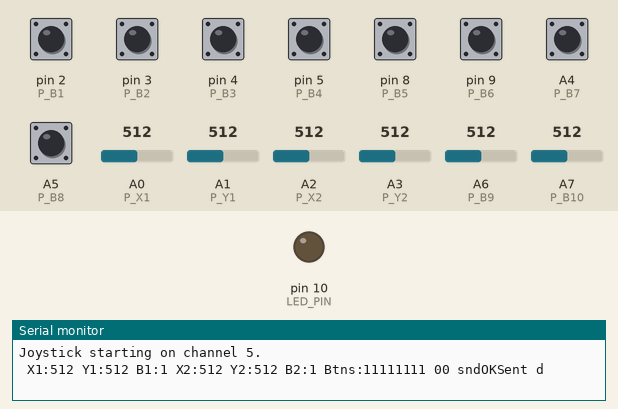
Recording of a sketch running on a simulated Arduino Nano, built with avr-gcc and run on an emulated ATmega328P. On the bench: output pins drawn as LEDs (lit = HIGH), the last lines printed to the serial monitor. Inputs (shaded band) come from the test bench; at power-on: A4 (P_B7), A5 (P_B8), pin 2 (P_B1), pin 3 (P_B2), pin 4 (P_B3), pin 5 (P_B4), pin 8 (P_B5), pin 9 (P_B6) HIGH, A0 (P_X1) = 512, A1 (P_Y1) = 512, A2 (P_X2) = 512, A3 (P_Y2) = 512, A6 (P_B9) = 512, A7 (P_B10) = 512. No radio packets arrive unless stated.

Above: at 0.01 s.
At 1.2 s:
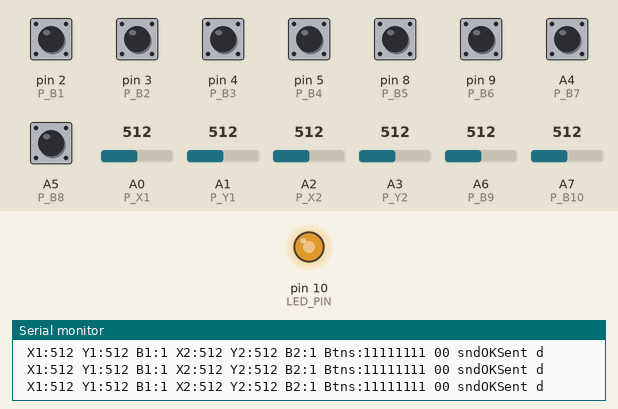
1.3 s: A0 (P_X1) set to 111
4.3 s: A0 (P_X1) set to 89
7.3 s: A1 (P_Y1) set to 105
8.8 s: A1 (P_Y1) set to 94
Timing chart, 0 to 11.8 s (numbered marks = the images above; inputs shaded):
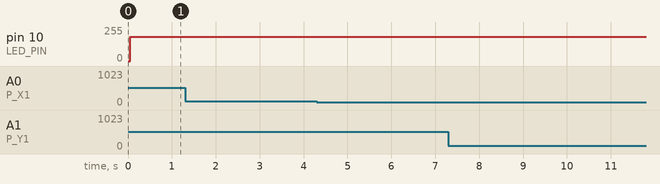

The sketch:

joystick.ino
```cpp
#define P_X1 A0
#define P_Y1 A1
#define P_X2 A2
#define P_Y2 A3
#define P_B1 2
#define P_B2 3
#define P_B3 4
#define P_B4 5
#define P_B5 8
#define P_B6 9
#define P_B7 A4
#define P_B8 A5
#define P_B9 A6
#define P_B10 A7
#define MAX_BUTTONS 11 // array starts at 0, but we're only using 1-10
#define LED_PIN 10


#include <SPI.h>
#include "RF24.h"

/* Hardware configuration: Set up nRF24L01 radio on SPI bus plus pins 7 & 8 */
RF24 radio(6,7);
#define RADIO_CHANNEL 5
byte addresses[][6] = {"1abcd","2abcd"};

struct t_data {
  uint16_t msg_id;
  int16_t x1;
  int16_t y1;
  int16_t x2;
  int16_t y2;
  bool button[MAX_BUTTONS];
};

t_data d;
uint16_t msg_id;
unsigned long response;

void setup() {
  // put your setup code here, to run once:
  int i;

  Serial.begin(115200);
  Serial.print("Joystick starting on channel ");
  Serial.print( RADIO_CHANNEL );
  Serial.println(".");

  pinMode(LED_PIN, OUTPUT);

  pinMode( P_X1, INPUT );
  pinMode( P_Y1, INPUT );
  pinMode( P_B1, INPUT_PULLUP );
  pinMode( P_X2, INPUT );
  pinMode( P_Y2, INPUT );
  pinMode( P_B2, INPUT_PULLUP );
  pinMode( P_B3, INPUT_PULLUP );
  pinMode( P_B4, INPUT_PULLUP );
  pinMode( P_B5, INPUT_PULLUP );
  pinMode( P_B6, INPUT_PULLUP );
  pinMode( P_B7, INPUT_PULLUP );
  pinMode( P_B8, INPUT_PULLUP );
  pinMode( P_B9, INPUT_PULLUP );
  pinMode( P_B10, INPUT_PULLUP );

  radio.begin();
//  radio.setPayloadSize(sizeof(t_data));
  radio.setPALevel(RF24_PA_HIGH);
  radio.openWritingPipe(addresses[0]);
  radio.openReadingPipe(1,addresses[1]);
  radio.setChannel(RADIO_CHANNEL);
  radio.stopListening();

  d.x1=0;
  d.y1=0;
  d.x2=0;
  d.y2=0;
  for( i=0; i<MAX_BUTTONS; i++) {
    d.button[i] = 0;
  }
  msg_id = 0;
}

void loop() {
  // put your main code here, to run repeatedly:
  int x1,y1, x2, y2;
  bool b1,b2,b3,b4,b5,b6,b7,b8,b9,b10;
  int response;
  digitalWrite(LED_PIN, HIGH);

  x1 = analogRead( P_X1 );
  y1 = analogRead( P_Y1 );
  b1 = digitalRead( P_B1 );

  x2 = analogRead( P_X2 );
  y2 = analogRead( P_Y2 );
  b2 = digitalRead( P_B2 );

  b3 = digitalRead( P_B3 );
  b4 = digitalRead( P_B4 );
  b5 = digitalRead( P_B5 );
  b6 = digitalRead( P_B6 );
  b7 = digitalRead( P_B7 );
  b8 = digitalRead( P_B8 );

  // Pins analog 6 and analog 7 do not have internal pullups!
  // they need explicit resistors added in the circuit.
  //b9 = digitalRead( P_B9 );
  //b10 = digitalRead( P_B10 );
  b9 = analogRead( P_B9 ) > 250 ? 1 : 0;
  b10 = analogRead( P_B10 ) > 250  ? 1 : 0;

  Serial.print(" X1:");
  Serial.print(x1);
  Serial.print(" Y1:");
  Serial.print(y1);
  Serial.print(" B1:");
  Serial.print(b1);
  Serial.print(" X2:");
  Serial.print(x2);
  Serial.print(" Y2:");
  Serial.print(y2);
  Serial.print(" B2:");
  Serial.print(b2);

  Serial.print(" Btns:");
  Serial.print(b3);
  Serial.print(b4);
  Serial.print(b5);
  Serial.print(b6);
  Serial.print(b7);
  Serial.print(b8);
  Serial.print(b9);
  Serial.print(b10);
  Serial.print(" ");
  Serial.print(digitalRead(P_B9));
  Serial.print(digitalRead(P_B10));

  //Serial.println("");

  d.x1 = x1;
  d.y1 = y1;
  d.x2 = x2;
  d.y2 = y2;
  d.button[1] = b1;
  d.button[2] = b2;
  d.button[3] = b3;
  d.button[4] = b4;
  d.button[5] = b5;
  d.button[6] = b6;
  d.button[7] = b7;
  d.button[8] = b8;
  d.button[9] = b9;
  d.button[10] = b10;
  d.msg_id = msg_id++;

  digitalWrite(LED_PIN, LOW);

  unsigned long start_time = micros();

//  radio.stopListening();

  if (!radio.write( &d, sizeof(t_data) )){
    Serial.print(F(" SEND FAILED "));
  } else {
    Serial.print(F(" sndOK"));
  }
  Serial.println("Sent d");
//  radio.startListening();


//     unsigned long started_waiting_at = micros();               // Set up a timeout period, get the current microseconds
//    boolean timeout = false;                                   // Set up a variable to indicate if a response was received or not

//    while ( ! radio.available() ){                             // While nothing is received
//      if (micros() - started_waiting_at > 20000 ){            // If waited longer than 200ms, indicate timeout and exit while loop
//          timeout = true;
//          break;
//      }
//    }
//
//    if ( timeout ){                                             // Describe the results
//        Serial.println(F("Failed, response timed out."));
//    }else{
//        unsigned long got_time;                                 // Grab the response, compare, and send to debugging spew
//        radio.read( &got_time, sizeof(unsigned long) );
//        unsigned long end_time = micros();
//        Serial.print(F(", resp:"));
//        Serial.print(got_time);
//        Serial.print(F(", rtd:"));
//        Serial.print(end_time-start_time);
//        Serial.println("");
//    }
//    delay(1);
}
```
